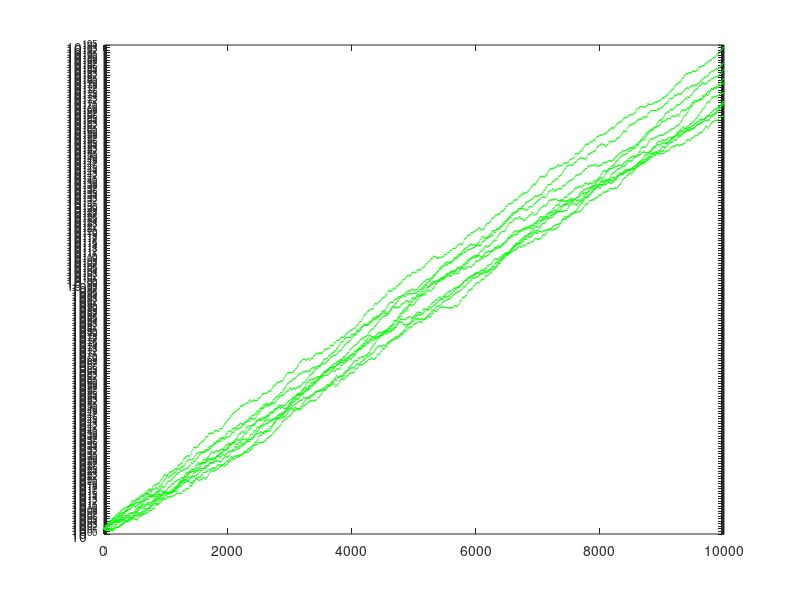

Write MATLAB code to recreate this figure.

R = 0.2; % bet (100R)% of the current capital in each game
p = 0.65;

N=10000;

for trial = 1:10
    Capital = 100;
    C = zeros(1,N);
    C(1)=Capital;
    
    for i=2:N,
        if rand(1)<p, % win
            Capital = Capital*(1+R);
        else % loss
            Capital = Capital*(1-R);
        end
        C(i) = Capital;
    end
    
    % subplot(3,3,trial); hold on
    semilogy(1:N, C,'g-.'), hold on
end